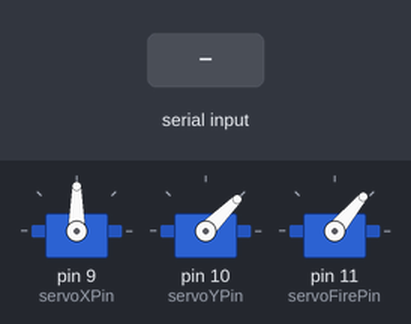
Simulated run of this sketch. Board: Arduino Uno, built with avr-gcc and run on an emulated ATmega328P. On the bench: 3 × servo. The inputs (shaded band) are chosen by the test bench.

Above: at 1.2 s.
1.3 s: "30,150,10\n" received over Serial
At 2.3 s:
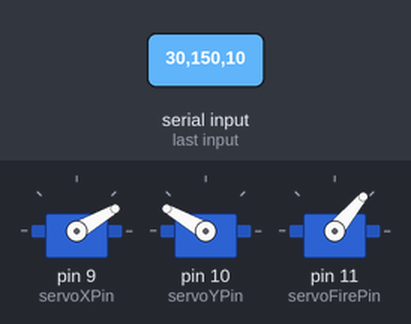
2.8 s: "1,90,45\n" received over Serial
At 3.4 s:
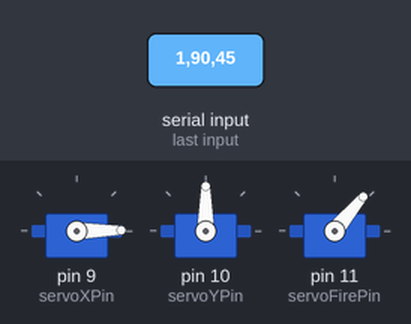
4.3 s: "90,45,200\n" received over Serial
At 4.6 s:
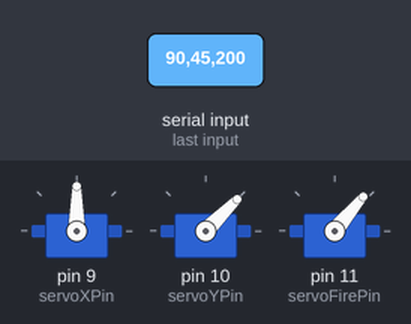
Timing chart, 0 to 7.3 s (numbered marks = the images above; inputs shaded):
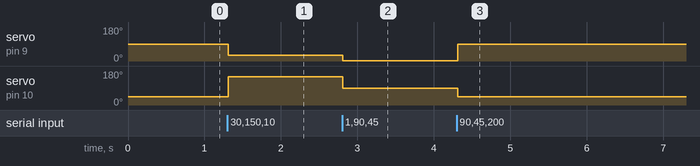

Measured:
- after the input at 1.3 s, servo on pin 9 (servoXPin): 90° → 30° at once; servo on pin 10 (servoYPin): 45° → 150° at once
- after the input at 2.8 s, servo on pin 9 (servoXPin): 30° → 1° at once; servo on pin 10 (servoYPin): 150° → 90° at once
- after the input at 4.3 s, servo on pin 9 (servoXPin): 1° → 90° at once; servo on pin 10 (servoYPin): 90° → 45° at once

The sketch:

sysrme_arduino_code.ino
```cpp
#include <Servo.h>

Servo servoX;
Servo servoY;
Servo servoFire;

const int servoXPin = 9;
const int servoYPin = 10;
const int servoFirePin = 11;
int lastAngleX = 90;
int lastAngleY = 45;
int lastAngleFire = 50;


void setup() {
  Serial.begin(9600);

  servoX.attach(servoXPin);
  servoY.attach(servoYPin);
  servoFire.attach(servoFirePin);

  servoX.write(lastAngleX);
  servoY.write(lastAngleY);
  servoFire.write(lastAngleFire);
}

void loop() {
  if (Serial.available() > 0) {
    String data = Serial.readStringUntil('\n');

    int comma1 = data.indexOf(',');
    int comma2 = data.indexOf(',', comma1 + 1);

    if (comma1 != -1 && comma2 != -1) {
      int targetX = data.substring(0, comma1).toInt();
      int targetY = data.substring(comma1 + 1, comma2).toInt();
      int fireSignal = data.substring(comma2 + 1).toInt();

      targetX = constrain(targetX, 0, 180);
      targetY = constrain(targetY, 45, 180);

      if (targetX != lastAngleX) {
        servoX.write(targetX);
        lastAngleX = targetX;
      }


      if (targetY != lastAngleY) {
        servoY.write(targetY);
        lastAngleY = targetY;
      }

      int targetFireAngle = 50;

      if (fireSignal == 1) {
        targetFireAngle = 0;
      } else {
        targetFireAngle = 50;
      }

      if (targetFireAngle != lastAngleFire) {
        servoFire.write(targetFireAngle);
        lastAngleFire = targetFireAngle;
      }
    }
  }
}
```
